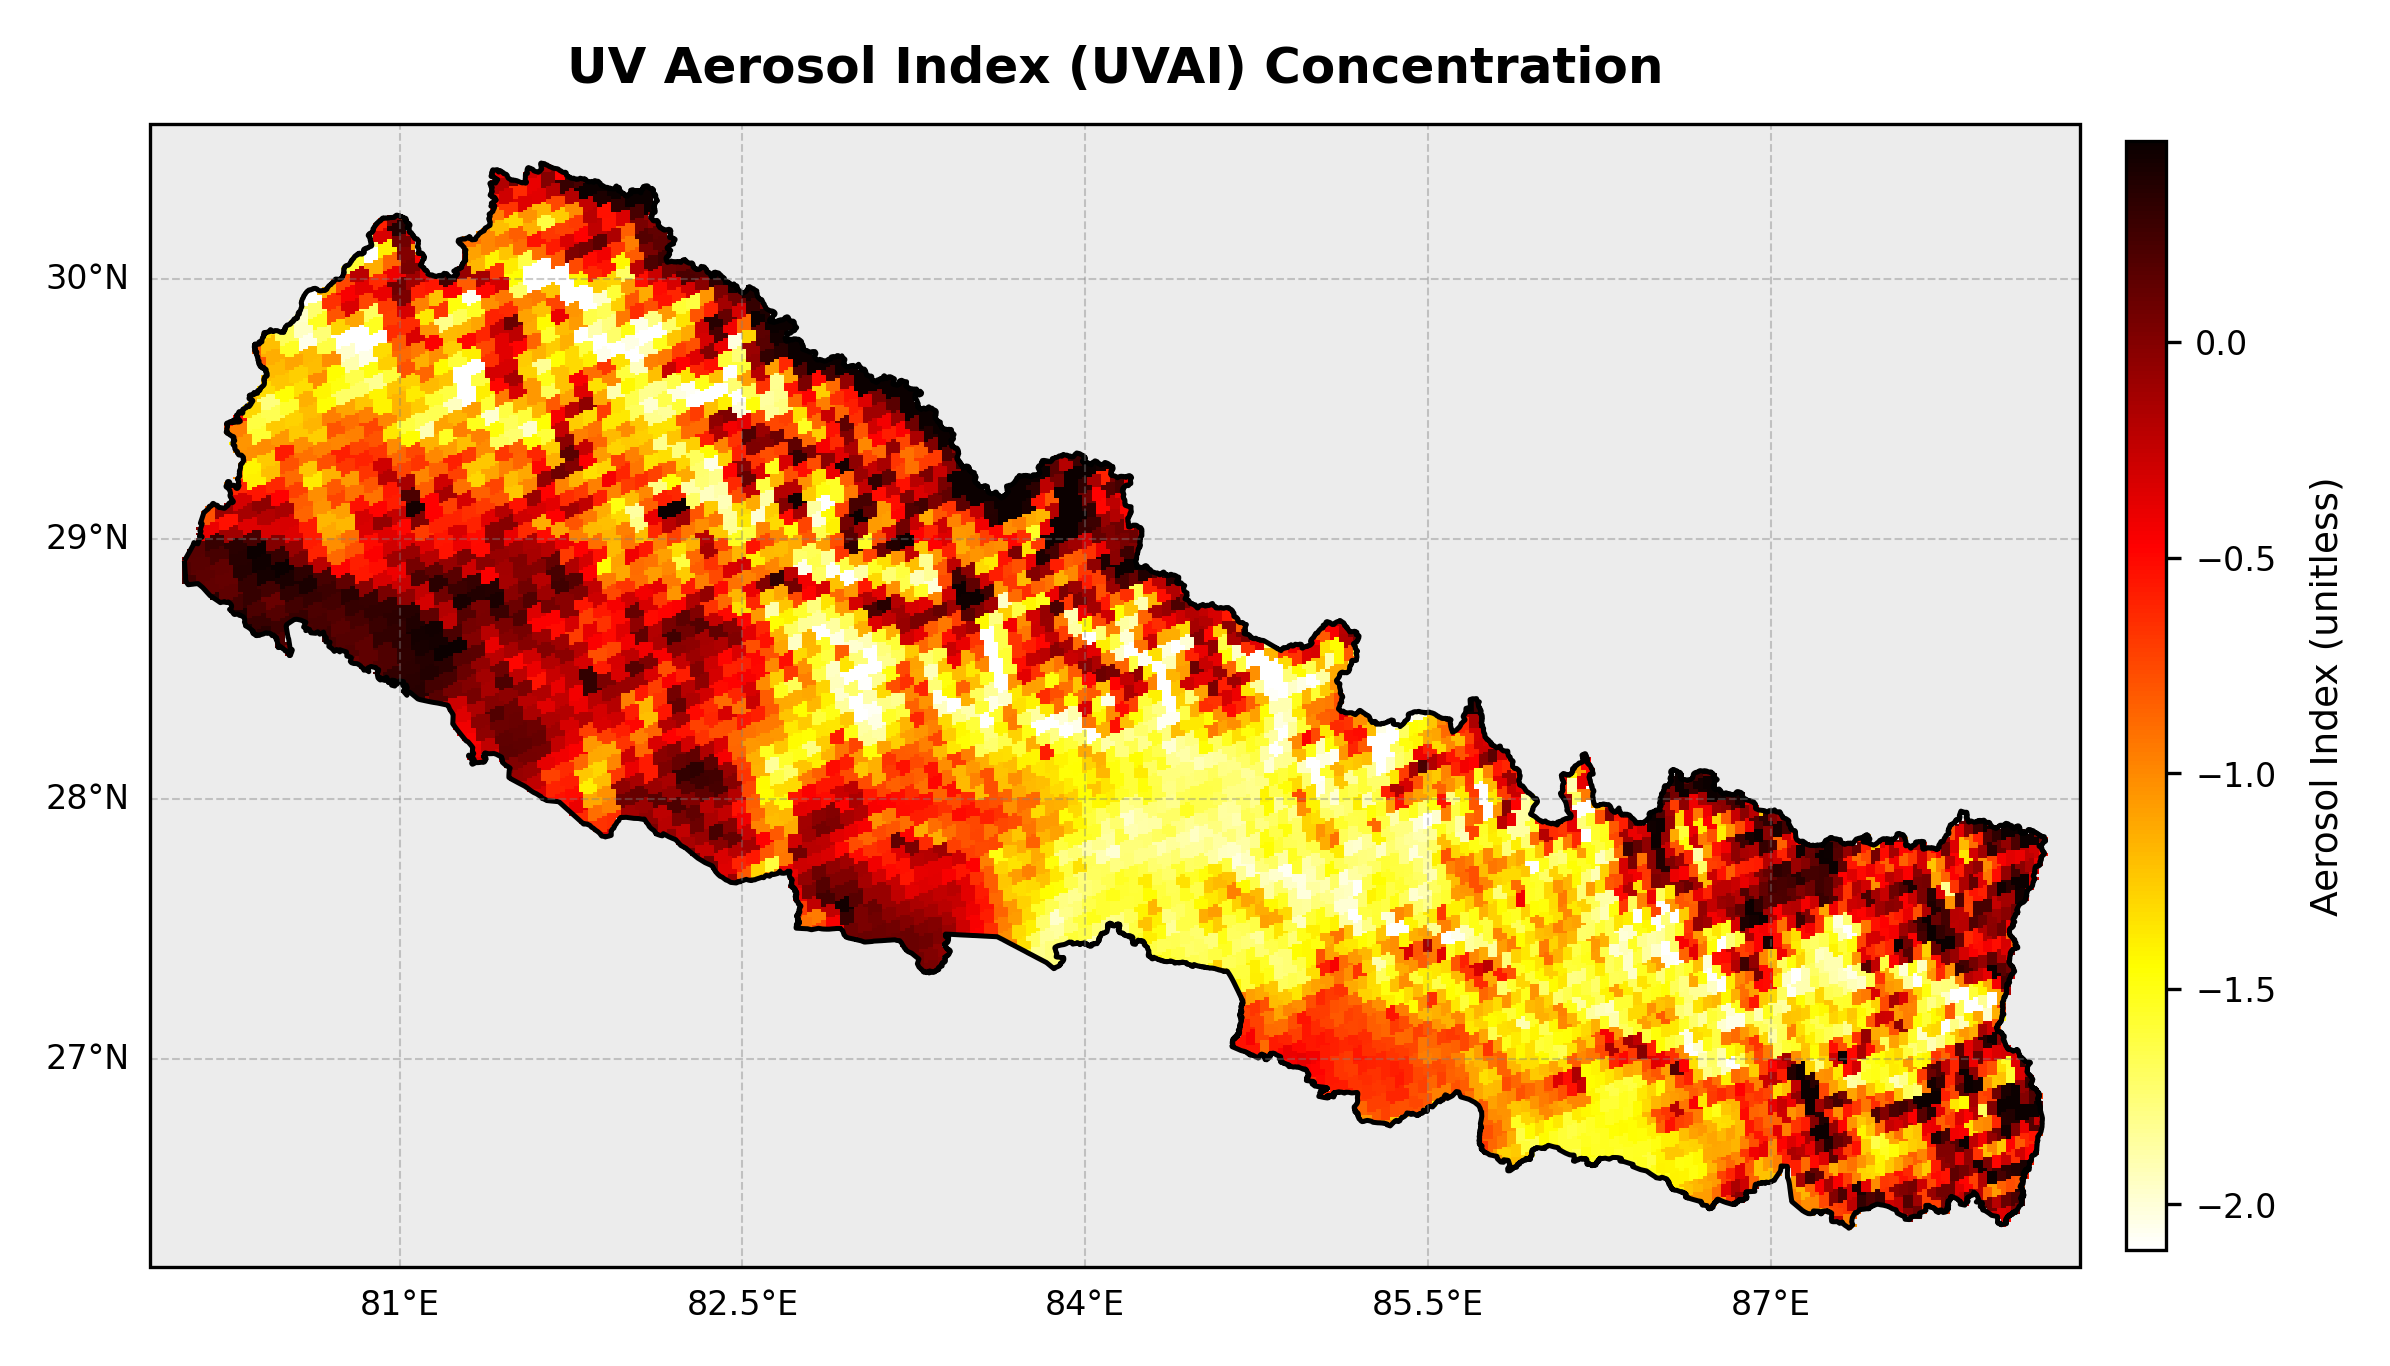

Recreate this plot in Python.
import netCDF4 as nc
import numpy as np
import matplotlib.pyplot as plt
import cartopy.crs as ccrs
import cartopy.feature as cfeature
import geopandas as gpd
from scipy.interpolate import griddata
from rasterio import features
from affine import Affine
import warnings

warnings.filterwarnings("ignore")

# ── File Paths ────────────────────────────────────────────────────────
nc_file        = r"C:\Users\samue\Documents\Conferences\Space\AEROSOL_Index\AEROSOL_Index_Data.nc"
shapefile_path = r"C:\Users\samue\Documents\Conferences\Space\npl_admin_boundaries_shp\npl_admin0.shp"

# ── Read Data ─────────────────────────────────────────────────────────
ds   = nc.Dataset(nc_file)
prod = ds.groups['PRODUCT']

lon      = prod.variables['longitude'][:].flatten()
lat      = prod.variables['latitude'][:].flatten()
data_var = prod.variables['aerosol_index_354_388'][0, :, :].flatten()
qa       = prod.variables['qa_value'][0, :, :].flatten()

mask       = (qa > 0.5) & (~data_var.mask)
lon_clean  = lon[mask]
lat_clean  = lat[mask]
data_clean = data_var[mask]
ds.close()

# ── Geography ─────────────────────────────────────────────────────────
nepal  = gpd.read_file(shapefile_path)
if nepal.crs.to_epsg() != 4326:
    nepal = nepal.to_crs('EPSG:4326')
bounds = nepal.total_bounds   # [W, S, E, N]

# ── Grid & Interpolate ────────────────────────────────────────────────
RES    = 400
grid_x = np.linspace(bounds[0], bounds[2], RES)
grid_y = np.linspace(bounds[3], bounds[1], RES)   # N → S (required by rasterio)
grid_lon, grid_lat = np.meshgrid(grid_x, grid_y)

grid_data = griddata((lon_clean, lat_clean), data_clean,
                     (grid_lon, grid_lat), method='nearest')

# ── Mask Outside Nepal  (dy NEGATIVE = north-to-south) ───────────────
dx        = (bounds[2] - bounds[0]) / RES
dy        = (bounds[3] - bounds[1]) / RES
transform = Affine.translation(bounds[0], bounds[3]) * Affine.scale(dx, -dy)

mask_arr = features.geometry_mask(
    nepal.geometry, out_shape=grid_data.shape,
    transform=transform, invert=False
)
grid_data[mask_arr] = np.nan

# ── Plot ──────────────────────────────────────────────────────────────
fig = plt.figure(figsize=(10, 6), dpi=300)
ax  = fig.add_subplot(1, 1, 1, projection=ccrs.PlateCarree())

ax.set_extent([bounds[0] - 0.15, bounds[2] + 0.15,
               bounds[1] - 0.15, bounds[3] + 0.15],
              crs=ccrs.PlateCarree())

ax.add_feature(cfeature.LAND,  facecolor='#ececec', zorder=0)
ax.add_feature(cfeature.OCEAN, facecolor='#cce5f0', zorder=0)

vmin = np.nanpercentile(grid_data, 2)
vmax = np.nanpercentile(grid_data, 98)

im = ax.pcolormesh(grid_lon, grid_lat, grid_data,
                   cmap='hot_r', shading='auto',
                   vmin=vmin, vmax=vmax,
                   transform=ccrs.PlateCarree(), zorder=1)

nepal.boundary.plot(ax=ax, color='black', linewidth=1.2, zorder=2)

gl = ax.gridlines(draw_labels=True, linestyle='--',
                  alpha=0.4, color='gray', linewidth=0.5)
gl.top_labels   = False
gl.right_labels = False
gl.xlabel_style = {'size': 8}
gl.ylabel_style = {'size': 8}

cbar = fig.colorbar(im, ax=ax, orientation='vertical',
                    pad=0.02, shrink=0.80, aspect=28)
cbar.set_label('Aerosol Index (unitless)', fontsize=9, labelpad=8)
cbar.ax.tick_params(labelsize=8)

ax.set_title('UV Aerosol Index (UVAI) Concentration', fontsize=12,
             fontweight='bold', pad=10)

plt.savefig('AEROSOL_Index_Plot.png', dpi=300, bbox_inches='tight', pad_inches=0.15)
plt.show()
print("Saved → AEROSOL_Index_Plot.png")
